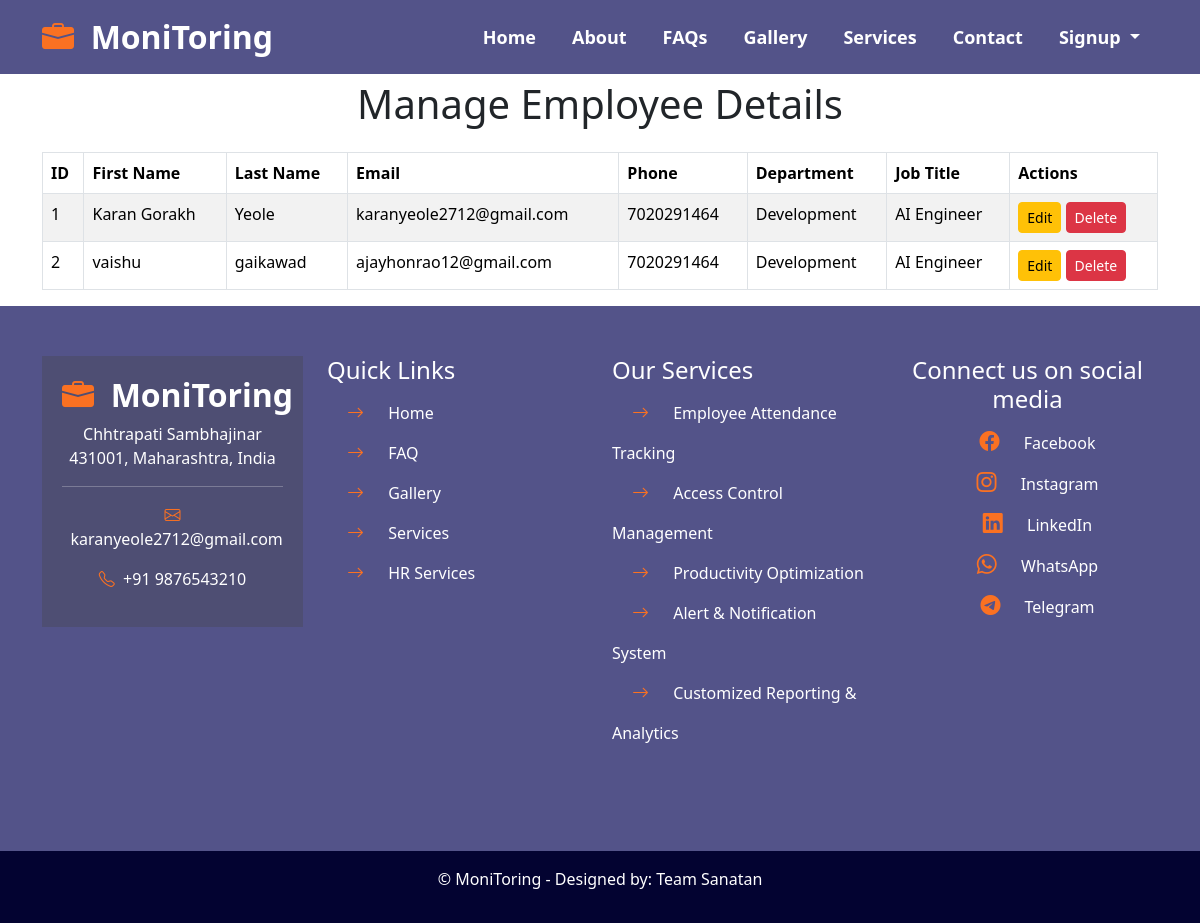
The app's page /manage_employees, older data.
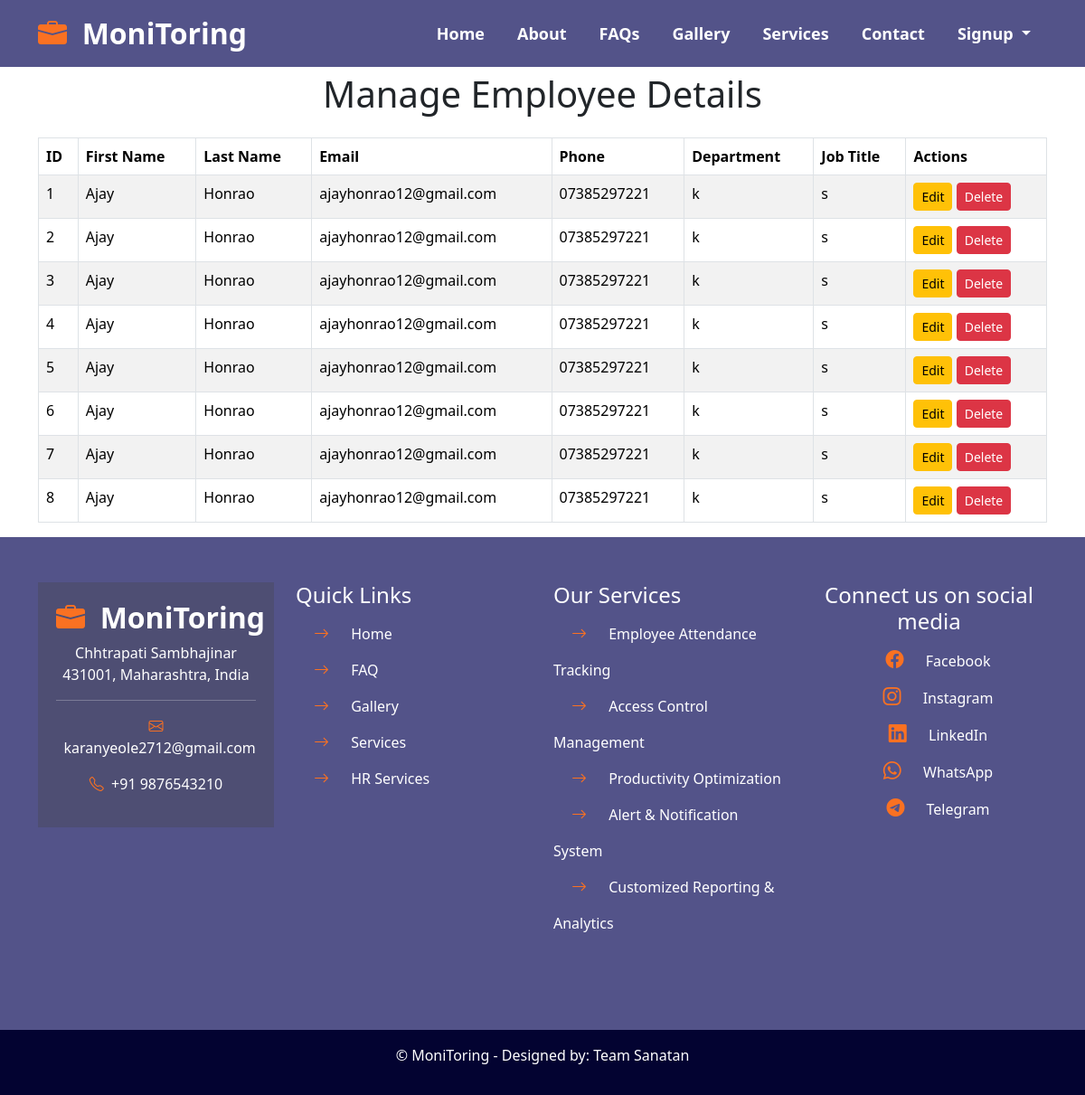
The same page, newer data.
### tables this page shows
CREATE TABLE employees (
            id INTEGER PRIMARY KEY AUTOINCREMENT,
            first_name TEXT,
            last_name TEXT,
            dob TEXT,
            gender TEXT,
            email TEXT,
            phone TEXT,
            address TEXT,
            job_title TEXT,
            department TEXT,
            salary REAL,
            emergency_contact_name TEXT,
            emergency_contact_phone TEXT
        );

### app.py (the view)
@app.route('/manage_employees', methods=['GET'])
def manage_employees():
    conn = sqlite3.connect('employees.db')
    cursor = conn.cursor()
    cursor.execute("SELECT * FROM employees")
    employees = cursor.fetchall()
    conn.close()
    return render_template("manage_employees.html", employees=employees)

### templates/manage_employees.html (shortened to what this page needs)
{% include 'top.html' %}
<div class="container" style="padding-top: 80px;">
    {% if not employee %}
        <h1 class="text-center mb-4">Manage Employee Details</h1>
        {% if not employees %}
        <div class="alert alert-warning text-center">
            No employees available. Please add employees to manage.
        </div>
        {% else %}
        <table class="table table-bordered table-striped">
            <thead>
                <tr>
                    <th>ID</th>
                    <th>First Name</th>
                    <th>Last Name</th>
                    <th>Email</th>
                    <th>Phone</th>
                    <th>Department</th>
                    <th>Job Title</th>
                    <th>Actions</th>
                </tr>
            </thead>
            <tbody>
                {% for employee in employees %}
                <tr>
                    <td>{{ employee[0] }}</td>
                    <td>{{ employee[1] }}</td>
                    <td>{{ employee[2] }}</td>
                    <td>{{ employee[5] }}</td>
                    <td>{{ employee[6] }}</td>
                    <td>{{ employee[9] }}</td>
                    <td>{{ employee[8] }}</td>
                    <td>
                        <a href="{{ url_for('edit_employee', employee_id=employee[0]) }}" class="btn btn-sm btn-warning">Edit</a>
                        <form action="{{ url_for('delete_employee', employee_id=employee[0]) }}" method="POST" style="display:inline;">
                            <button type="submit" class="btn btn-sm btn-danger">Delete</button>
                        </form>
                    </td>
                </tr>
                {% endfor %}
            </tbody>
        </table>
        {% endif %}
    {% endif %}
</div>
{% include 'bottom.html' %}

### templates/top.html (shortened to what this page needs)
<!DOCTYPE html>
<html lang="en">
<head>
    <link href="https://cdn.jsdelivr.net/npm/bootstrap@5.3.3/dist/css/bootstrap.min.css" rel="stylesheet">
    <link rel="stylesheet" href="https://cdn.jsdelivr.net/npm/bootstrap-icons@1.11.3/font/bootstrap-icons.min.css">
    <link rel="stylesheet" href="{{ url_for('static', filename='css/style.css') }}">
</head>
<body>
<nav class="navbar navbar-expand-lg navbar-dark fixed-top">
  <div class="container">
      <a class="navbar-brand" href="#"><i class="bi bi-briefcase-fill"></i>&nbsp;&nbsp;MoniToring</a>
      <div class="collapse navbar-collapse" id="navbarNav">
          <ul class="navbar-nav ms-auto">
              <li class="nav-item active">
                  <a class="nav-link active" aria-current="page" href="{{ url_for('index') }}">Home</a>
              </li>
              <li class="nav-item">
                  <a class="nav-link" href="{{ url_for('index') }}#about">About</a>
              </li>
              <li class="nav-item">
                  <a class="nav-link" href="{{ url_for('faq') }}">FAQs</a>
              </li>
              <li class="nav-item">
                  <a class="nav-link" href="{{ url_for('gallery') }}">Gallery</a>
              </li>
              <li class="nav-item">
                  <a class="nav-link" href="{{ url_for('services') }}" id="services-link">Services</a>
              </li>
              <li class="nav-item">
                  <a class="nav-link" href="{{ url_for('index') }}#contact">Contact</a>
              </li>
              <li class="nav-item dropdown">
                  <a class="nav-link dropdown-toggle" href="#" id="signupDropdown" role="button" data-bs-toggle="dropdown" aria-expanded="false">
                      Signup
                  </a>
              </li>
          </ul>
      </div>
  </div>
</nav>

### templates/bottom.html (shortened to what this page needs)
<section id="footer" class="footer">
  <div class="container">
    <div class="row">
      <div class="col-md-3">
        <div class="contactdetails text-center mb-5">
          <h4><a class="navbar-brand" href="#"><i class="bi bi-briefcase-fill"></i>&nbsp;&nbsp;MoniToring</a></h4>
          <p>Chhtrapati Sambhajinar 431001, Maharashtra, India </p>
          <hr>
          <p><a href="mailto:karanyeole2712@gmail.com" style="color: inherit;"><i class="bi bi-envelope"></i>&nbsp;&nbsp;karanyeole2712@gmail.com</a></p>
          <p><i class="bi bi-telephone"></i>&nbsp;&nbsp;+91 9876543210</p>
        </div>
      </div>
      <div class="col-md-3 col-6">
        <div class="quicklinks mb-5">
          <h4>Quick Links</h4>
          <ul>
            <li><a href="{{ url_for('index') }}"><i class="bi bi-arrow-right"></i> Home</a></li>
            <li><a href="{{ url_for('faq') }}"><i class="bi bi-arrow-right"></i> FAQ</a></li>
            <li><a href="{{ url_for('gallery') }}"><i class="bi bi-arrow-right"></i> Gallery</a></li>
            <li><a href="{{ url_for('services') }}"><i class="bi bi-arrow-right"></i> Services</a></li>
            <li><a href="{{ url_for('hr_services') }}"><i class="bi bi-arrow-right"></i> HR Services</a></li>
          </ul>
        </div>
      </div>
      <div class="col-md-3">
        <div class="footerservices mb-5">
          <h4>Our Services</h4>
          <ul>
            <li><i class="bi bi-arrow-right"></i> Employee Attendance Tracking</li>
            <li><i class="bi bi-arrow-right"></i> Access Control Management</li>
            <li><i class="bi bi-arrow-right"></i> Productivity Optimization</li>
            <li><i class="bi bi-arrow-right"></i> Alert & Notification System</li>
            <li><i class="bi bi-arrow-right"></i> Customized Reporting & Analytics</li>
          </ul>
        </div>
      </div>
      <div class="col-md-3 col-6 text-center">
        <div class="footersocial mb-5">
          <h4>Connect us on social media</h4>
          <ul>
            <li><a href="https://facebook.com/yourprofile" target="_blank" style="color: inherit;"><i class="bi bi-facebook"></i> Facebook</a></li>
            <li><a href="https://www.instagram.com/im_karan1818/?hl=en" target="_blank" style="color: inherit;"><i class="bi bi-instagram"></i> Instagram</a></li>
            <li><a href="https://www.linkedin.com/in/karan-yeole-5467b822a/" target="_blank" style="color: inherit;"><i class="bi bi-linkedin"></i> LinkedIn</a></li>
            <li><a href="https://wa.me/7020291464" target="_blank" style="color: inherit;"><i class="bi bi-whatsapp"></i> WhatsApp</a></li>
            <li><a href="https://telegram.me/workmonitor" target="_blank" style="color: inherit;"><i class="bi bi-telegram"></i> Telegram</a></li>
          </ul>
        </div>
      </div>
    </div>
  </div>
</section>
<div class="container-fluid">
<div class="row p-3 text-center copyright">
  <p class="text-white">&copy; MoniToring - Designed by: Team Sanatan</p>
</div>
</div>
</body>
</html>

### static/css/style.css (style rules this page uses)
.navbar { background-color: rgb(83, 83, 137); }
.nav-item { padding: 0px 10px; }
.navbar-brand { font-size: 32px; font-weight: 700; }
.navbar-brand i { color: #fa7122; font-size: 32px; font-weight: 700 !important; }
.nav-link { font-size: 18px; font-weight: 600; color: #fff; transition: color 0.3s; }
section { padding: 50px 0px; }
.about p, li { line-height: 30px; }
.footer { background-color: #535389; color: #fff; }
.contactdetails { background-color: #4e4e73; padding: 20px; text-align: center; }
.contactdetails i { color: #fa7122; }
.quicklinks ul { list-style-type: none; padding: 0px; }
.quicklinks li { font-size: 16px; line-height: 40px; }
.quicklinks i { color: #fa7122; padding: 20px; font-size: 17px; }
.footerservices ul { list-style-type: none; padding: 0px; }
.footerservices li { line-height: 40px; }
.footerservices i { color: #fa7122; padding: 20px; font-size: 17px; }
.footersocial ul { list-style-type: none; padding: 0px; }
.footersocial li { line-height: 40px; }
.footersocial i { color: #fa7122; font-size: 20px; padding: 20px; }
.copyright { background-color:#030331 ; }

### templates/bottom.html (style rules this page uses)
#footer a { color: white; text-decoration: none; }

Row changes from the older to the newer data that the page shows:
changed employees id 1: first_name "Karan Gorakh" → "Ajay"; last_name "Yeole" → "Honrao"; email "karanyeole2712@gmail.com" → "ajayhonrao12@gmail.com"; phone "7020291464" → "07385297221"; department "Development" → "k"; job_title "AI Engineer" → "s"
changed employees id 2: first_name "vaishu" → "Ajay"; last_name "gaikawad" → "Honrao"; phone "7020291464" → "07385297221"; department "Development" → "k"; job_title "AI Engineer" → "s"
added employees: id "3", first_name "Ajay", last_name "Honrao", email "ajayhonrao12@gmail.com", phone "07385297221", department "k", job_title "s"
added employees: id "4", first_name "Ajay", last_name "Honrao", email "ajayhonrao12@gmail.com", phone "07385297221", department "k", job_title "s"
added employees: id "5", first_name "Ajay", last_name "Honrao", email "ajayhonrao12@gmail.com", phone "07385297221", department "k", job_title "s"
added employees: id "6", first_name "Ajay", last_name "Honrao", email "ajayhonrao12@gmail.com", phone "07385297221", department "k", job_title "s"
added employees: id "7", first_name "Ajay", last_name "Honrao", email "ajayhonrao12@gmail.com", phone "07385297221", department "k", job_title "s"
added employees: id "8", first_name "Ajay", last_name "Honrao", email "ajayhonrao12@gmail.com", phone "07385297221", department "k", job_title "s"
